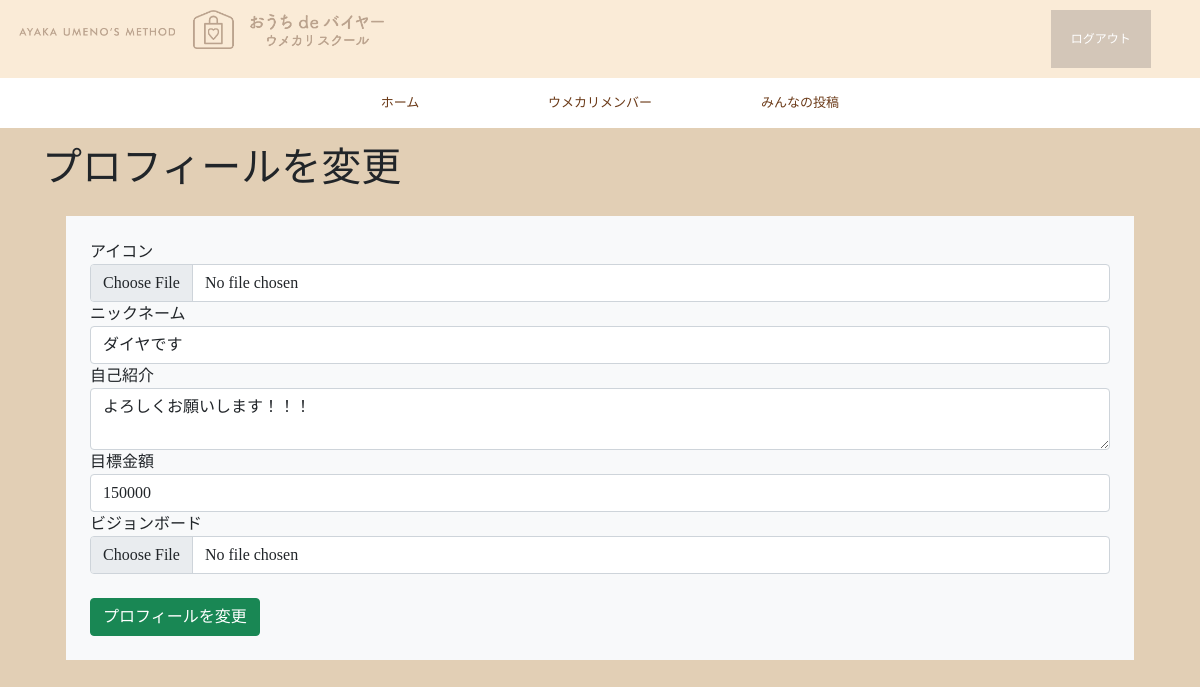
The page /profile/edit (signed in) on the database its author committed.
### base/models/user.py (models this page shows, shortened)
class User(AbstractBaseUser):
    email = models.EmailField(
        verbose_name='メールアドレス',
        max_length=255,
        unique=True,
    )
    username = models.CharField(
        verbose_name='名前',
        default='匿名',
        max_length=100,
    )
    is_active = models.BooleanField(
        verbose_name='状況',
        default=True)
    is_admin = models.BooleanField(default=False)
    date_joined = models.DateField(
        verbose_name="入会日",
        null=True,
        blank=True,
    )
    teacher = models.ForeignKey(
        'self',
        on_delete=models.SET_NULL,
        related_name="student",
        null=True,
        blank=True,
    )
    objects = UserManager()
    USERNAME_FIELD = 'email'
    REQUIRED_FIELDS = []

### base/models/profile.py (models this page shows)
class Profile(models.Model):
    user = models.OneToOneField(
        get_user_model(),
        unique=True,
        on_delete=models.CASCADE,
        primary_key=True,
    )
    name = models.CharField(
        default='ウメカリメンバー',
        max_length=30,
    )
    icon = models.ImageField(
        verbose_name='アイコン',
        null=True,
        blank=True,
    )
    introduction = models.TextField(
        verbose_name='自己紹介',
        null=True,
        blank=True,
    )
    target = models.PositiveIntegerField(
        verbose_name='目標金額',
        default=0,
    )
    dream = models.ImageField(
        verbose_name='ビジョンボード',
        null=True,
        blank=True,
    )

### base/views/usermanage_views.py (the view)
# urls.py: path('profile/edit', profileform, name='profile'),
@login_required
def profileform(request):
    profile = request.user.profile
    icon = profile.icon
    dream = profile.dream
    if request.method == 'POST':
        form = ProfileForm(request.POST, request.FILES)
        if form.is_valid():
            profile = form.save(commit=False)
            profile.user = request.user
            if not profile.icon:
                profile.icon = icon
            if not profile.dream:
                profile.dream = dream
            profile.save()
            print(profile.dream)
            messages.success(request, 'プロフィールが変更されました')
            return redirect('base:index')
    else:
        form = ProfileForm(request.POST, request.FILES)
    return render(request, 'base/profile_form.html', {'form': form})

### base/forms.py
class ProfileForm(forms.ModelForm):
    class Meta:
        model = Profile
        fields = (
            'name',
            'icon',
            'introduction',
            'target',
            'dream',
        )

### base/context_processors.py (called while the page is built)
def common(request):
    context = {
        'tags': OutputTagModel.objects.all()
    }
    return context

### templates/base/profile_form.html (shortened to what this page needs)
{% extends 'base.html' %}
{% block content %}
<h1>プロフィールを変更</h1>
<form method="post" class="p-4 m-4 bg-light roundedform-group" enctype="multipart/form-data">
    <label>アイコン</label>
    <input class="form-control" type="file" name="icon" id="upload_icon">
    <label>ニックネーム</label>
    <input class="form-control" type="text" name="name" value="{{ user.profile.name }}">
    <label>自己紹介</label>
    <textarea class="form-control" type="text" name="introduction">{{ user.profile.introduction }}</textarea>
    <label>目標金額</label>
    <div class="col-auto">
        <input type="number" class="form-control" name="target" value="{{ user.profile.target }}">
    </div>
    <label>ビジョンボード</label>
    <input class="form-control" type="file" name="dream" value="{{ user.profile.dream }}">
    <button type="submit" class="btn btn-success mt-4">プロフィールを変更</button>
</form>
{% endblock %}

### static/base/css/base.css (style rules this page uses)
body { font-family: 'ピラギノ角ゴ'; background-color: #e2cfb5; }

### rows shown on the page
User: name "ダイヤです", introduction "よろしくお願いします！！！", target "150000"
